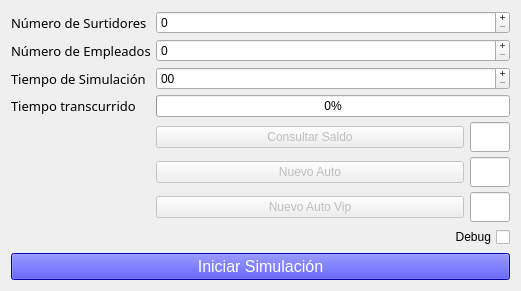
<?xml version="1.0" encoding="UTF-8"?>
<ui version="4.0">
 <class>MainWindow</class>
 <widget class="QMainWindow" name="MainWindow">
  <property name="windowModality">
   <enum>Qt::WindowModal</enum>
  </property>
  <property name="geometry">
   <rect>
    <x>0</x>
    <y>0</y>
    <width>521</width>
    <height>280</height>
   </rect>
  </property>
  <property name="windowTitle">
   <string>Simulación Estación de Servicio</string>
  </property>
  <property name="toolTip">
   <string/>
  </property>
  <property name="toolButtonStyle">
   <enum>Qt::ToolButtonIconOnly</enum>
  </property>
  <property name="documentMode">
   <bool>true</bool>
  </property>
  <property name="tabShape">
   <enum>QTabWidget::Triangular</enum>
  </property>
  <property name="dockNestingEnabled">
   <bool>false</bool>
  </property>
  <property name="unifiedTitleAndToolBarOnMac">
   <bool>true</bool>
  </property>
  <widget class="QWidget" name="centralWidget">
   <layout class="QVBoxLayout" name="verticalLayout_2">
    <item>
     <layout class="QFormLayout" name="formLayout">
      <property name="fieldGrowthPolicy">
       <enum>QFormLayout::AllNonFixedFieldsGrow</enum>
      </property>
      <property name="rowWrapPolicy">
       <enum>QFormLayout::WrapLongRows</enum>
      </property>
      <property name="labelAlignment">
       <set>Qt::AlignLeading|Qt::AlignLeft|Qt::AlignTop</set>
      </property>
      <property name="formAlignment">
       <set>Qt::AlignCenter</set>
      </property>
      <property name="horizontalSpacing">
       <number>5</number>
      </property>
      <property name="verticalSpacing">
       <number>5</number>
      </property>
      <property name="bottomMargin">
       <number>0</number>
      </property>
      <item row="1" column="0">
       <widget class="QLabel" name="surtidoresLabel">
        <property name="font">
         <font>
          <family>Abyssinica SIL</family>
          <pointsize>10</pointsize>
         </font>
        </property>
        <property name="text">
         <string>Número de Surtidores</string>
        </property>
       </widget>
      </item>
      <item row="1" column="1">
       <widget class="QSpinBox" name="nSurtidores">
        <property name="buttonSymbols">
         <enum>QAbstractSpinBox::PlusMinus</enum>
        </property>
       </widget>
      </item>
      <item row="2" column="0">
       <widget class="QLabel" name="empleadosLabel">
        <property name="font">
         <font>
          <family>Abyssinica SIL</family>
          <pointsize>10</pointsize>
         </font>
        </property>
        <property name="text">
         <string>Número de Empleados</string>
        </property>
       </widget>
      </item>
      <item row="2" column="1">
       <widget class="QSpinBox" name="nEmpleados">
        <property name="sizePolicy">
         <sizepolicy hsizetype="Minimum" vsizetype="Minimum">
          <horstretch>0</horstretch>
          <verstretch>0</verstretch>
         </sizepolicy>
        </property>
        <property name="buttonSymbols">
         <enum>QAbstractSpinBox::PlusMinus</enum>
        </property>
       </widget>
      </item>
      <item row="3" column="0">
       <widget class="QLabel" name="label">
        <property name="sizePolicy">
         <sizepolicy hsizetype="Expanding" vsizetype="Expanding">
          <horstretch>0</horstretch>
          <verstretch>0</verstretch>
         </sizepolicy>
        </property>
        <property name="font">
         <font>
          <family>Abyssinica SIL</family>
          <pointsize>10</pointsize>
         </font>
        </property>
        <property name="text">
         <string>Tiempo de Simulación</string>
        </property>
       </widget>
      </item>
      <item row="3" column="1">
       <widget class="QTimeEdit" name="timeEdit">
        <property name="sizePolicy">
         <sizepolicy hsizetype="Expanding" vsizetype="Expanding">
          <horstretch>0</horstretch>
          <verstretch>0</verstretch>
         </sizepolicy>
        </property>
        <property name="buttonSymbols">
         <enum>QAbstractSpinBox::PlusMinus</enum>
        </property>
        <property name="maximumDate">
         <date>
          <year>2000</year>
          <month>1</month>
          <day>1</day>
         </date>
        </property>
        <property name="currentSection">
         <enum>QDateTimeEdit::SecondSection</enum>
        </property>
        <property name="displayFormat">
         <string>ss</string>
        </property>
        <property name="currentSectionIndex">
         <number>0</number>
        </property>
       </widget>
      </item>
      <item row="4" column="0">
       <widget class="QLabel" name="timeLabel">
        <property name="font">
         <font>
          <family>Abyssinica SIL</family>
          <pointsize>10</pointsize>
         </font>
        </property>
        <property name="layoutDirection">
         <enum>Qt::LeftToRight</enum>
        </property>
        <property name="autoFillBackground">
         <bool>true</bool>
        </property>
        <property name="lineWidth">
         <number>1</number>
        </property>
        <property name="text">
         <string>Tiempo transcurrido</string>
        </property>
        <property name="scaledContents">
         <bool>false</bool>
        </property>
        <property name="alignment">
         <set>Qt::AlignLeading|Qt::AlignLeft|Qt::AlignVCenter</set>
        </property>
        <property name="wordWrap">
         <bool>true</bool>
        </property>
        <property name="margin">
         <number>0</number>
        </property>
        <property name="indent">
         <number>-1</number>
        </property>
        <property name="openExternalLinks">
         <bool>true</bool>
        </property>
       </widget>
      </item>
      <item row="4" column="1">
       <widget class="QProgressBar" name="progressBar">
        <property name="value">
         <number>0</number>
        </property>
       </widget>
      </item>
      <item row="6" column="1">
       <layout class="QHBoxLayout" name="horizontalLayout_2">
        <property name="sizeConstraint">
         <enum>QLayout::SetDefaultConstraint</enum>
        </property>
        <property name="topMargin">
         <number>0</number>
        </property>
        <property name="bottomMargin">
         <number>0</number>
        </property>
        <item>
         <widget class="QPushButton" name="saldoButton">
          <property name="enabled">
           <bool>false</bool>
          </property>
          <property name="text">
           <string>Consultar Saldo</string>
          </property>
         </widget>
        </item>
        <item>
         <widget class="QLineEdit" name="saldoEdit">
          <property name="sizePolicy">
           <sizepolicy hsizetype="Fixed" vsizetype="Fixed">
            <horstretch>0</horstretch>
            <verstretch>0</verstretch>
           </sizepolicy>
          </property>
          <property name="minimumSize">
           <size>
            <width>0</width>
            <height>30</height>
           </size>
          </property>
          <property name="maximumSize">
           <size>
            <width>40</width>
            <height>16777215</height>
           </size>
          </property>
         </widget>
        </item>
       </layout>
      </item>
      <item row="8" column="1">
       <layout class="QHBoxLayout" name="horizontalLayout">
        <property name="spacing">
         <number>6</number>
        </property>
        <property name="topMargin">
         <number>0</number>
        </property>
        <item>
         <widget class="QPushButton" name="nuevoAutoButton">
          <property name="enabled">
           <bool>false</bool>
          </property>
          <property name="text">
           <string>Nuevo Auto</string>
          </property>
         </widget>
        </item>
        <item>
         <widget class="QLineEdit" name="capacidadEdit">
          <property name="sizePolicy">
           <sizepolicy hsizetype="Fixed" vsizetype="Fixed">
            <horstretch>0</horstretch>
            <verstretch>0</verstretch>
           </sizepolicy>
          </property>
          <property name="minimumSize">
           <size>
            <width>0</width>
            <height>30</height>
           </size>
          </property>
          <property name="maximumSize">
           <size>
            <width>40</width>
            <height>30</height>
           </size>
          </property>
          <property name="toolTipDuration">
           <number>0</number>
          </property>
          <property name="maxLength">
           <number>10</number>
          </property>
         </widget>
        </item>
       </layout>
      </item>
      <item row="10" column="1">
       <layout class="QHBoxLayout" name="horizontalLayout_3">
        <property name="bottomMargin">
         <number>0</number>
        </property>
        <item>
         <spacer name="horizontalSpacer">
          <property name="orientation">
           <enum>Qt::Horizontal</enum>
          </property>
          <property name="sizeHint" stdset="0">
           <size>
            <width>40</width>
            <height>20</height>
           </size>
          </property>
         </spacer>
        </item>
        <item>
         <widget class="QCheckBox" name="debugCheckBox">
          <property name="sizePolicy">
           <sizepolicy hsizetype="Fixed" vsizetype="Fixed">
            <horstretch>0</horstretch>
            <verstretch>0</verstretch>
           </sizepolicy>
          </property>
          <property name="minimumSize">
           <size>
            <width>0</width>
            <height>0</height>
           </size>
          </property>
          <property name="maximumSize">
           <size>
            <width>200</width>
            <height>16777215</height>
           </size>
          </property>
          <property name="statusTip">
           <string notr="true"/>
          </property>
          <property name="layoutDirection">
           <enum>Qt::RightToLeft</enum>
          </property>
          <property name="text">
           <string>Debug</string>
          </property>
          <property name="checkable">
           <bool>true</bool>
          </property>
          <property name="tristate">
           <bool>true</bool>
          </property>
         </widget>
        </item>
       </layout>
      </item>
      <item row="9" column="1">
       <layout class="QHBoxLayout" name="horizontalLayout_7">
        <property name="spacing">
         <number>6</number>
        </property>
        <property name="bottomMargin">
         <number>0</number>
        </property>
        <item>
         <widget class="QPushButton" name="nuevoAutoVipButton">
          <property name="enabled">
           <bool>false</bool>
          </property>
          <property name="text">
           <string>Nuevo Auto Vip</string>
          </property>
         </widget>
        </item>
        <item>
         <widget class="QLineEdit" name="capacidadVipEdit">
          <property name="sizePolicy">
           <sizepolicy hsizetype="Fixed" vsizetype="Fixed">
            <horstretch>0</horstretch>
            <verstretch>0</verstretch>
           </sizepolicy>
          </property>
          <property name="minimumSize">
           <size>
            <width>0</width>
            <height>30</height>
           </size>
          </property>
          <property name="maximumSize">
           <size>
            <width>40</width>
            <height>30</height>
           </size>
          </property>
         </widget>
        </item>
       </layout>
      </item>
     </layout>
    </item>
    <item>
     <widget class="QPushButton" name="iniciarButton">
      <property name="palette">
       <palette>
        <active>
         <colorrole role="WindowText">
          <brush brushstyle="SolidPattern">
           <color alpha="255">
            <red>0</red>
            <green>0</green>
            <blue>0</blue>
           </color>
          </brush>
         </colorrole>
         <colorrole role="Button">
          <brush brushstyle="SolidPattern">
           <color alpha="255">
            <red>0</red>
            <green>0</green>
            <blue>255</blue>
           </color>
          </brush>
         </colorrole>
         <colorrole role="Light">
          <brush brushstyle="SolidPattern">
           <color alpha="255">
            <red>127</red>
            <green>127</green>
            <blue>255</blue>
           </color>
          </brush>
         </colorrole>
         <colorrole role="Midlight">
          <brush brushstyle="SolidPattern">
           <color alpha="255">
            <red>63</red>
            <green>63</green>
            <blue>255</blue>
           </color>
          </brush>
         </colorrole>
         <colorrole role="Dark">
          <brush brushstyle="SolidPattern">
           <color alpha="255">
            <red>0</red>
            <green>0</green>
            <blue>127</blue>
           </color>
          </brush>
         </colorrole>
         <colorrole role="Mid">
          <brush brushstyle="SolidPattern">
           <color alpha="255">
            <red>0</red>
            <green>0</green>
            <blue>170</blue>
           </color>
          </brush>
         </colorrole>
         <colorrole role="Text">
          <brush brushstyle="SolidPattern">
           <color alpha="255">
            <red>255</red>
            <green>255</green>
            <blue>255</blue>
           </color>
          </brush>
         </colorrole>
         <colorrole role="BrightText">
          <brush brushstyle="SolidPattern">
           <color alpha="255">
            <red>255</red>
            <green>255</green>
            <blue>255</blue>
           </color>
          </brush>
         </colorrole>
         <colorrole role="ButtonText">
          <brush brushstyle="SolidPattern">
           <color alpha="255">
            <red>255</red>
            <green>255</green>
            <blue>255</blue>
           </color>
          </brush>
         </colorrole>
         <colorrole role="Base">
          <brush brushstyle="SolidPattern">
           <color alpha="255">
            <red>255</red>
            <green>255</green>
            <blue>255</blue>
           </color>
          </brush>
         </colorrole>
         <colorrole role="Window">
          <brush brushstyle="SolidPattern">
           <color alpha="255">
            <red>0</red>
            <green>0</green>
            <blue>255</blue>
           </color>
          </brush>
         </colorrole>
         <colorrole role="Shadow">
          <brush brushstyle="SolidPattern">
           <color alpha="255">
            <red>0</red>
            <green>0</green>
            <blue>0</blue>
           </color>
          </brush>
         </colorrole>
         <colorrole role="AlternateBase">
          <brush brushstyle="SolidPattern">
           <color alpha="255">
            <red>127</red>
            <green>127</green>
            <blue>255</blue>
           </color>
          </brush>
         </colorrole>
         <colorrole role="ToolTipBase">
          <brush brushstyle="SolidPattern">
           <color alpha="255">
            <red>255</red>
            <green>255</green>
            <blue>220</blue>
           </color>
          </brush>
         </colorrole>
         <colorrole role="ToolTipText">
          <brush brushstyle="SolidPattern">
           <color alpha="255">
            <red>0</red>
            <green>0</green>
            <blue>0</blue>
           </color>
          </brush>
         </colorrole>
        </active>
        <inactive>
         <colorrole role="WindowText">
          <brush brushstyle="SolidPattern">
           <color alpha="255">
            <red>0</red>
            <green>0</green>
            <blue>0</blue>
           </color>
          </brush>
         </colorrole>
         <colorrole role="Button">
          <brush brushstyle="SolidPattern">
           <color alpha="255">
            <red>0</red>
            <green>0</green>
            <blue>255</blue>
           </color>
          </brush>
         </colorrole>
         <colorrole role="Light">
          <brush brushstyle="SolidPattern">
           <color alpha="255">
            <red>127</red>
            <green>127</green>
            <blue>255</blue>
           </color>
          </brush>
         </colorrole>
         <colorrole role="Midlight">
          <brush brushstyle="SolidPattern">
           <color alpha="255">
            <red>63</red>
            <green>63</green>
            <blue>255</blue>
           </color>
          </brush>
         </colorrole>
         <colorrole role="Dark">
          <brush brushstyle="SolidPattern">
           <color alpha="255">
            <red>0</red>
            <green>0</green>
            <blue>127</blue>
           </color>
          </brush>
         </colorrole>
         <colorrole role="Mid">
          <brush brushstyle="SolidPattern">
           <color alpha="255">
            <red>0</red>
            <green>0</green>
            <blue>170</blue>
           </color>
          </brush>
         </colorrole>
         <colorrole role="Text">
          <brush brushstyle="SolidPattern">
           <color alpha="255">
            <red>255</red>
            <green>255</green>
            <blue>255</blue>
           </color>
          </brush>
         </colorrole>
         <colorrole role="BrightText">
          <brush brushstyle="SolidPattern">
           <color alpha="255">
            <red>255</red>
            <green>255</green>
            <blue>255</blue>
           </color>
          </brush>
         </colorrole>
         <colorrole role="ButtonText">
          <brush brushstyle="SolidPattern">
           <color alpha="255">
            <red>255</red>
            <green>255</green>
            <blue>255</blue>
           </color>
          </brush>
         </colorrole>
         <colorrole role="Base">
          <brush brushstyle="SolidPattern">
           <color alpha="255">
            <red>255</red>
            <green>255</green>
            <blue>255</blue>
           </color>
          </brush>
         </colorrole>
         <colorrole role="Window">
          <brush brushstyle="SolidPattern">
           <color alpha="255">
            <red>0</red>
            <green>0</green>
            <blue>255</blue>
           </color>
          </brush>
         </colorrole>
         <colorrole role="Shadow">
          <brush brushstyle="SolidPattern">
           <color alpha="255">
            <red>0</red>
            <green>0</green>
            <blue>0</blue>
           </color>
          </brush>
         </colorrole>
         <colorrole role="AlternateBase">
          <brush brushstyle="SolidPattern">
           <color alpha="255">
            <red>127</red>
            <green>127</green>
            <blue>255</blue>
           </color>
          </brush>
         </colorrole>
         <colorrole role="ToolTipBase">
          <brush brushstyle="SolidPattern">
           <color alpha="255">
            <red>255</red>
            <green>255</green>
            <blue>220</blue>
           </color>
          </brush>
         </colorrole>
         <colorrole role="ToolTipText">
          <brush brushstyle="SolidPattern">
           <color alpha="255">
            <red>0</red>
            <green>0</green>
            <blue>0</blue>
           </color>
          </brush>
         </colorrole>
        </inactive>
        <disabled>
         <colorrole role="WindowText">
          <brush brushstyle="SolidPattern">
           <color alpha="255">
            <red>0</red>
            <green>0</green>
            <blue>127</blue>
           </color>
          </brush>
         </colorrole>
         <colorrole role="Button">
          <brush brushstyle="SolidPattern">
           <color alpha="255">
            <red>0</red>
            <green>0</green>
            <blue>255</blue>
           </color>
          </brush>
         </colorrole>
         <colorrole role="Light">
          <brush brushstyle="SolidPattern">
           <color alpha="255">
            <red>127</red>
            <green>127</green>
            <blue>255</blue>
           </color>
          </brush>
         </colorrole>
         <colorrole role="Midlight">
          <brush brushstyle="SolidPattern">
           <color alpha="255">
            <red>63</red>
            <green>63</green>
            <blue>255</blue>
           </color>
          </brush>
         </colorrole>
         <colorrole role="Dark">
          <brush brushstyle="SolidPattern">
           <color alpha="255">
            <red>0</red>
            <green>0</green>
            <blue>127</blue>
           </color>
          </brush>
         </colorrole>
         <colorrole role="Mid">
          <brush brushstyle="SolidPattern">
           <color alpha="255">
            <red>0</red>
            <green>0</green>
            <blue>170</blue>
           </color>
          </brush>
         </colorrole>
         <colorrole role="Text">
          <brush brushstyle="SolidPattern">
           <color alpha="255">
            <red>255</red>
            <green>255</green>
            <blue>255</blue>
           </color>
          </brush>
         </colorrole>
         <colorrole role="BrightText">
          <brush brushstyle="SolidPattern">
           <color alpha="255">
            <red>255</red>
            <green>255</green>
            <blue>255</blue>
           </color>
          </brush>
         </colorrole>
         <colorrole role="ButtonText">
          <brush brushstyle="SolidPattern">
           <color alpha="255">
            <red>190</red>
            <green>190</green>
            <blue>190</blue>
           </color>
          </brush>
         </colorrole>
         <colorrole role="Base">
          <brush brushstyle="SolidPattern">
           <color alpha="255">
            <red>0</red>
            <green>0</green>
            <blue>255</blue>
           </color>
          </brush>
         </colorrole>
         <colorrole role="Window">
          <brush brushstyle="SolidPattern">
           <color alpha="255">
            <red>0</red>
            <green>0</green>
            <blue>255</blue>
           </color>
          </brush>
         </colorrole>
         <colorrole role="Shadow">
          <brush brushstyle="SolidPattern">
           <color alpha="255">
            <red>0</red>
            <green>0</green>
            <blue>0</blue>
           </color>
          </brush>
         </colorrole>
         <colorrole role="AlternateBase">
          <brush brushstyle="SolidPattern">
           <color alpha="255">
            <red>0</red>
            <green>0</green>
            <blue>255</blue>
           </color>
          </brush>
         </colorrole>
         <colorrole role="ToolTipBase">
          <brush brushstyle="SolidPattern">
           <color alpha="255">
            <red>255</red>
            <green>255</green>
            <blue>220</blue>
           </color>
          </brush>
         </colorrole>
         <colorrole role="ToolTipText">
          <brush brushstyle="SolidPattern">
           <color alpha="255">
            <red>0</red>
            <green>0</green>
            <blue>0</blue>
           </color>
          </brush>
         </colorrole>
        </disabled>
       </palette>
      </property>
      <property name="font">
       <font>
        <pointsize>12</pointsize>
       </font>
      </property>
      <property name="contextMenuPolicy">
       <enum>Qt::NoContextMenu</enum>
      </property>
      <property name="autoFillBackground">
       <bool>false</bool>
      </property>
      <property name="text">
       <string>Iniciar Simulación</string>
      </property>
      <property name="autoDefault">
       <bool>false</bool>
      </property>
      <property name="default">
       <bool>false</bool>
      </property>
      <property name="flat">
       <bool>false</bool>
      </property>
     </widget>
    </item>
   </layout>
  </widget>
 </widget>
 <layoutdefault spacing="6" margin="11"/>
 <resources/>
 <connections/>
</ui>
